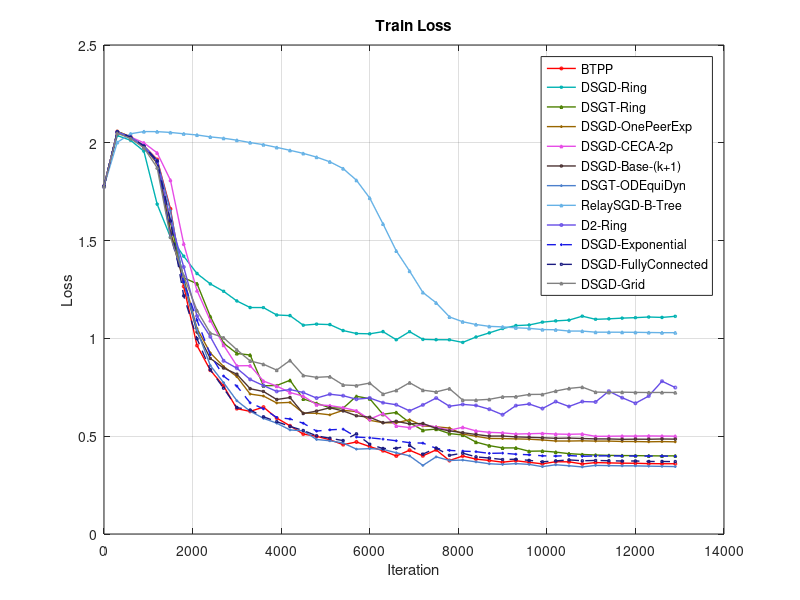

Write the MATLAB code that produced this figure.
% load data

pushpull = load('3pushpullmnistcnn24.mat');
dsgd_ring = load('3dsgd_staticringmnistcnn24.mat');
dsgt_ring = load('3dsgt_staticringmnistcnn24.mat');
dsgd_onepeerexp = load('3dsgd_dynamicOnePeerExpmnistcnn24.mat');
dsgd_ceca2p = load('3dsgd_cecaceca-2pmnistcnn24.mat');
dsgd_base_k = load('3dsgd_dynamicbase_kmnistcnn24.mat');
dsgt_odeq = load('3dsgt_dynamicODEquiDynmnistcnn24.mat');
relaysgd_btree = load('3relaysgdrelay_binarytreemnistcnn24.mat');
dsgd_d2_ring = load('3dsgd_d2ringmnistcnn24.mat');
dsgd_exp = load('3dsgd_staticexponentialmnistcnn24.mat');
dsgd_fully = load('3dsgd_staticfully_connectedmnistcnn24.mat');
dsgd_grid = load('3dsgd_staticgridmnistcnn24.mat');


x = 0:300:300*(length(pushpull.train_loss)-1);


% Create the plot
figure;
plot(x, pushpull.train_loss, 'LineStyle', '-', 'LineWidth', 1, ...
    'Color', 'r','Marker', 'o',  'MarkerSize',2)



hold on
grid on

plot(x, dsgd_ring.train_loss, 'LineStyle', '-', 'LineWidth', 1, ...
    'Color', [0, 0.7, 0.7],'Marker', 'diamond', 'MarkerSize',2)

plot(x, dsgt_ring.train_loss, 'LineStyle', '-', 'LineWidth', 1, ...
    'Color', [0.3, 0.5, 0],'Marker', '^', 'MarkerSize',2)

plot(x, dsgd_onepeerexp.train_loss, 'LineStyle', '-', 'LineWidth', 1, ...
    'Color', [0.6, 0.4, 0],'Marker', '+', 'MarkerSize',2)

plot(x, dsgd_ceca2p.train_loss, 'LineStyle', '-', 'LineWidth', 1, ...
    'Color', [0.9, 0.3, 0.9],'Marker', '^', 'MarkerSize',2)

plot(x, dsgd_base_k.train_loss, 'LineStyle', '-', 'LineWidth', 1, ...
    'Color', [0.3, 0.2, 0.2],'Marker', 'diamond', 'MarkerSize',2)

% plot(x, dsgd_odeq.train_loss, 'LineStyle', '-', 'LineWidth', 1, ...
%     'Color', [0.3, 0.7, 0.2],'Marker', 'o', 'MarkerSize',2)

plot(x, dsgt_odeq.train_loss, 'LineStyle', '-', 'LineWidth', 1, ...
    'Color', [0.3, 0.5, 0.8],'Marker', '+', 'MarkerSize',2)

plot(x, relaysgd_btree.train_loss, 'LineStyle', '-', 'LineWidth', 1, ...
    'Color', [0.4, 0.7, 0.9],'Marker', '^', 'MarkerSize',2)

plot(x, dsgd_d2_ring.train_loss, 'LineStyle', '-', 'LineWidth', 1, ...
    'Color', [0.4, 0.3, 0.9],'Marker', 'o', 'MarkerSize',2)

plot(x, dsgd_exp.train_loss, 'LineStyle', '--', 'LineWidth', 1, ...
    'Color', [0.1, 0.1, 0.9],'Marker', '+', 'MarkerSize',2)

plot(x, dsgd_fully.train_loss, 'LineStyle', '--', 'LineWidth', 1, ...
    'Color', [0.1, 0.1, 0.5],'Marker', 'diamond', 'MarkerSize',2)

plot(x, dsgd_grid.train_loss, 'LineStyle', '-', 'LineWidth', 1, ...
    'Color', [0.5, 0.5, 0.5],'Marker', '^', 'MarkerSize',2)

% title('Train Loss - Data Heterogeneity');
title('Train Loss')
xlabel('Iteration');
ylabel('Loss');


% Add a legend
legend( 'BTPP',...
    'DSGD-Ring', ...
    'DSGT-Ring', ...
    'DSGD-OnePeerExp', ...
    'DSGD-CECA-2p', ...
    'DSGD-Base-(k+1)', ... %'DSGD-ODEqui', ...
    'DSGT-ODEquiDyn', ...
    'RelaySGD-B-Tree', ...
    'D2-Ring', ...
    'DSGD-Exponential',...
    'DSGD-FullyConnected',...
    'DSGD-Grid',...
    'Location', 'northeast');


% Adjust the size of the figure (optional)
set(gcf, 'Position', [100, 100, 600, 400]); % [x y width height]

% Save the plot
saveas(gcf, 'loss_hete_mnist.png'); % Saves the figure as a PNG file